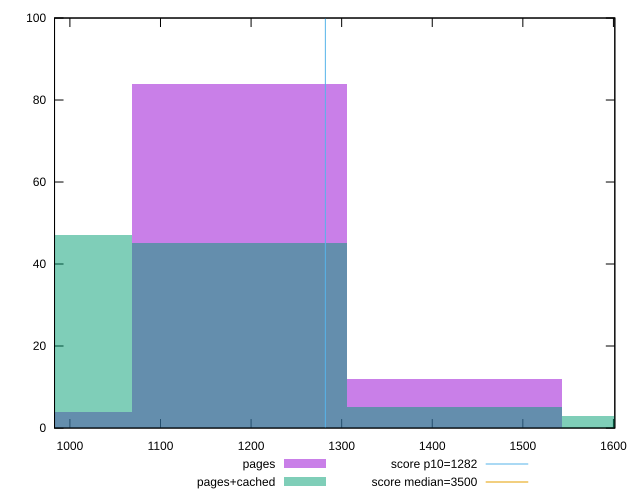

Source code (gnuplot):
reset

$pages <<EOF
1424.8906083981449 12
1187.4088403317874 84
949.92707226543 4
EOF

$pagesCached <<EOF
1424.8906083981449 5
1187.4088403317874 45
1662.3723764645024 3
949.92707226543 47
EOF

set key outside below
set boxwidth 237.4817680663575
set xrange [983.0360000000005:1601.5319999999992]
set yrange [0:100]
set trange [0:100]
set style fill transparent solid 0.5 noborder

set parametric
set terminal svg size 640, 500 enhanced background rgb 'white'
set output "report_00020_2021-02-19T21:17:38.612Z2/bootup-time/comparison/histogram/0_vs_1.svg"

plot $pages title "pages" with boxes, \
     $pagesCached title "pages+cached" with boxes, \
     1282,t title "score p10=1282", \
     3500,t title "score median=3500"

reset
